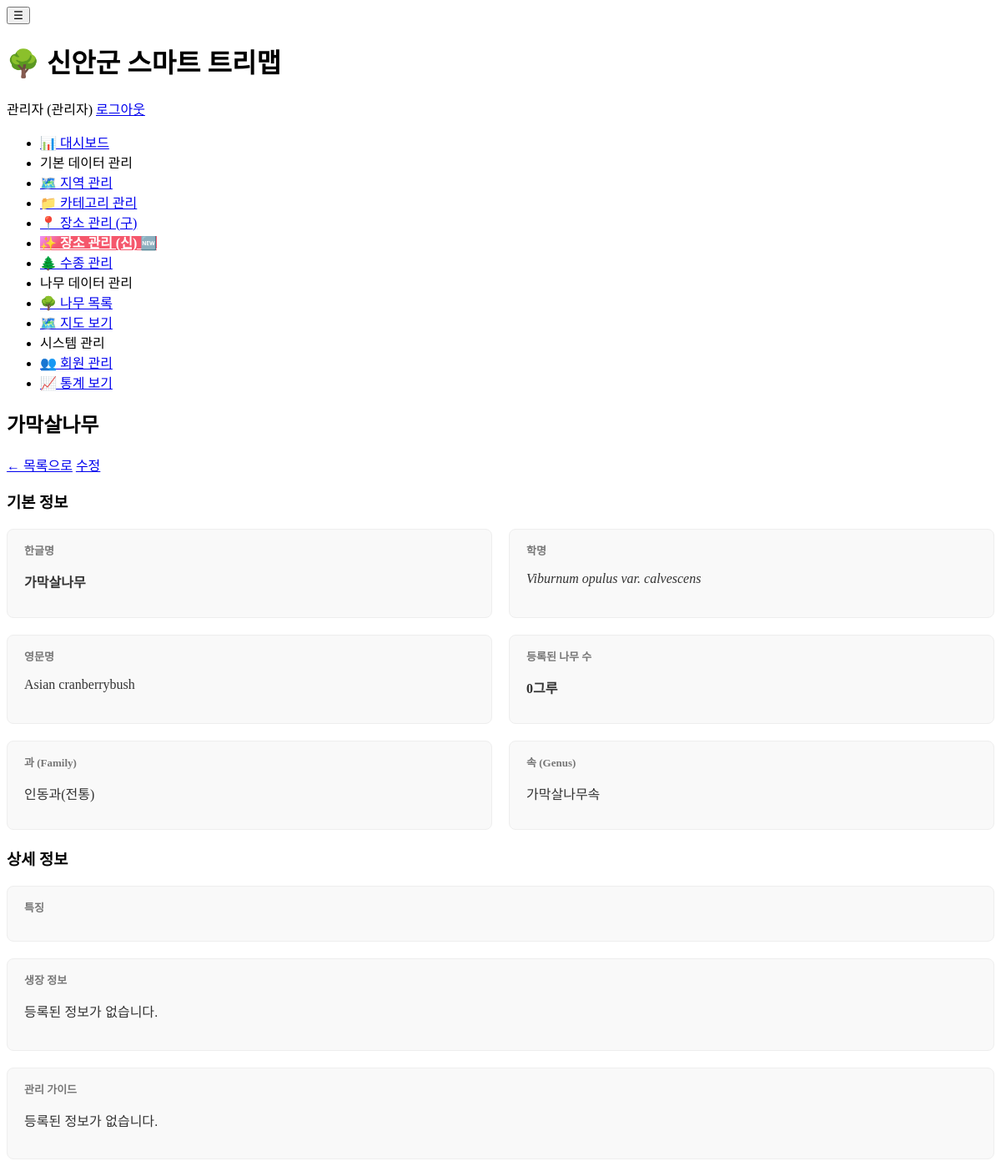
/admin/species/detail.php?id=104 (signed in), run on the app's committed database.
### tables this page shows
CREATE TABLE `tree_species_master` (
  `species_id` int(11) NOT NULL,
  `scientific_name` varchar(200) NOT NULL,
  `korean_name` varchar(100) NOT NULL,
  `english_name` varchar(100) DEFAULT NULL,
  `family` varchar(100) DEFAULT NULL COMMENT '����',
  `genus` varchar(100) DEFAULT NULL COMMENT '�Ӹ�',
  `characteristics` text DEFAULT NULL COMMENT 'Ư¡',
  `growth_info` text DEFAULT NULL COMMENT '���� ����',
  `care_guide` text DEFAULT NULL COMMENT '���� ���̵�',
  `thumbnail_url` varchar(500) DEFAULT NULL,
  `created_at` timestamp NOT NULL DEFAULT current_timestamp()
);

### admin/species/detail.php (the view, shortened to what this page needs)
<?php
$database = new Database();
$db = $database->getConnection();
$species_id = isset($_GET['id']) ? (int)$_GET['id'] : 0;
try {
    $query = "SELECT * FROM tree_species_master WHERE species_id = :species_id";
    $stmt = $db->prepare($query);
    $stmt->bindParam(':species_id', $species_id);
    $stmt->execute();
    $species = $stmt->fetch();
    $treeQuery = "SELECT COUNT(*) as tree_count FROM trees WHERE species_id = :species_id";
    $treeStmt = $db->prepare($treeQuery);
    $treeStmt->bindParam(':species_id', $species_id);
    $treeStmt->execute();
    $tree_count = $treeStmt->fetch()['tree_count'];
} catch (Exception $e) {
    $error = "정보를 불러오는 데 실패했습니다: " . $e->getMessage();
    $species = [];
    $tree_count = 0;
}
include '../../includes/header.php';
?>
<div class="page-header">
    <h2><?php echo htmlspecialchars($species['korean_name'] ?? '수종 정보'); ?></h2>
    <div>
        <a href="list.php" class="btn btn-secondary">← 목록으로</a>
        <a href="edit.php?id=<?php echo $species_id; ?>" class="btn btn-primary">수정</a>
    </div>
</div>
<div class="card">
    <h3>기본 정보</h3>
    <div class="detail-grid" style="margin-top: 20px;">
        <div class="info-box">
            <label>한글명</label>
            <p><strong><?php echo htmlspecialchars($species['korean_name'] ?? '-'); ?></strong></p>
        </div>
        <div class="info-box">
            <label>학명</label>
            <p><em><?php echo htmlspecialchars($species['scientific_name'] ?? '-'); ?></em></p>
        </div>
        <div class="info-box">
            <label>영문명</label>
            <p><?php echo htmlspecialchars($species['english_name'] ?? '-'); ?></p>
        </div>
        <div class="info-box">
            <label>등록된 나무 수</label>
            <p><strong><?php echo number_format($tree_count); ?>그루</strong></p>
        </div>
        <div class="info-box">
            <label>과 (Family)</label>
            <p><?php echo htmlspecialchars($species['family'] ?? '-'); ?></p>
        </div>
        <div class="info-box">
            <label>속 (Genus)</label>
            <p><?php echo htmlspecialchars($species['genus'] ?? '-'); ?></p>
        </div>
    </div>
</div>
<div class="card">
    <h3>상세 정보</h3>
    <div class="detail-grid" style="margin-top: 20px;">
        <div class="info-box info-box-full">
            <label>특징</label>
        </div>
        <div class="info-box info-box-full">
            <label>생장 정보</label>
            <p class="description"><?php echo nl2br(htmlspecialchars($species['growth_info'] ?? '등록된 정보가 없습니다.')); ?></p>
        </div>
        <div class="info-box info-box-full">
            <label>관리 가이드</label>
            <p class="description"><?php echo nl2br(htmlspecialchars($species['care_guide'] ?? '등록된 정보가 없습니다.')); ?></p>
        </div>
    </div>
</div>
<?php include '../../includes/footer.php'; ?>

### admin/species/detail.php (style rules this page uses)
.detail-grid { display: grid; grid-template-columns: 1fr 1fr; gap: 20px; margin-bottom: 20px; }
.info-box { background: #f9f9f9; padding: 15px 20px; border-radius: 8px; border: 1px solid #eee; }
.info-box label { display: block; font-size: 13px; font-weight: 600; color: #777; margin-bottom: 5px; }
.info-box p { font-size: 16px; color: #333; }
.info-box-full { grid-column: 1 / -1; }
.info-box .description { white-space: pre-wrap; line-height: 1.7; font-family: 'Noto Sans KR', sans-serif; }

### data on the page
tree_species_master: korean_name "가막살나무", scientific_name "Viburnum opulus var. calvescens", english_name "Asian cranberrybush", family "인동과(전통)", genus "가막살나무속", growth_info "등록된 정보가 없습니다.", care_guide "등록된 정보가 없습니다."

### other printed values
SITE_NAME "신안군 스마트 트리맵"
$_SESSION['name'] "관리자"
$tree_count "0"
